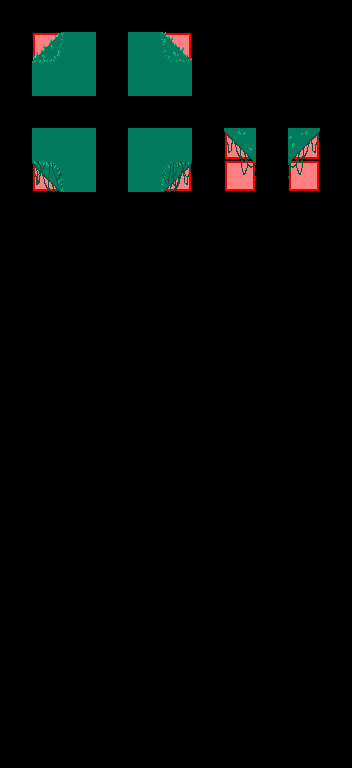

This is a level from a 2D game, rendered from its Tiled map with the project's own tilesets. A one-line summary and the complete map file follow:
An orthogonal 11x24 tile map with 32x32 px tiles, 4 tile layers (regions, input_ground, output_ground, output2_ground), 2 tilesets.

<map version="1.9" tiledversion="1.9.0" orientation="orthogonal" renderorder="right-down" width="11" height="24" tilewidth="32" tileheight="32" infinite="0" nextlayerid="7" nextobjectid="1">
 <tileset firstgid="1" source="../../Tilesets/forest-tiles.tsx" />
 <tileset firstgid="65" source="../../Tilesets/forest-decoration.tsx" />
 <layer id="3" name="regions" width="11" height="24">
  <properties>
   <property name="MatchInOrder" type="bool" value="false" />
  </properties>
  <data encoding="csv">
0,0,0,0,0,0,0,0,0,0,0,
0,57,57,0,57,57,0,0,0,0,0,
0,57,57,0,57,57,0,0,0,0,0,
0,0,0,0,0,0,0,0,0,0,0,
0,57,57,0,57,57,0,57,0,57,0,
0,57,57,0,57,57,0,57,0,57,0,
0,0,0,0,0,0,0,0,0,0,0,
0,0,0,0,0,0,0,0,0,0,0,
0,0,0,0,0,0,0,0,0,0,0,
0,0,0,0,0,0,0,0,0,0,0,
0,0,0,0,0,0,0,0,0,0,0,
0,0,0,0,0,0,0,0,0,0,0,
0,0,0,0,0,0,0,0,0,0,0,
0,0,0,0,0,0,0,0,0,0,0,
0,0,0,0,0,0,0,0,0,0,0,
0,0,0,0,0,0,0,0,0,0,0,
0,0,0,0,0,0,0,0,0,0,0,
0,0,0,0,0,0,0,0,0,0,0,
0,0,0,0,0,0,0,0,0,0,0,
0,0,0,0,0,0,0,0,0,0,0,
0,0,0,0,0,0,0,0,0,0,0,
0,0,0,0,0,0,0,0,0,0,0,
0,0,0,0,0,0,0,0,0,0,0,
0,0,0,0,0,0,0,0,0,0,0
</data>
 </layer>
 <layer id="1" name="input_ground" width="11" height="24">
  <properties>
   <property name="StrictEmpty" type="bool" value="true" />
  </properties>
  <data encoding="csv">
0,0,0,0,0,0,0,0,0,0,0,
0,0,19,0,19,0,0,0,0,0,0,
0,19,19,0,19,19,0,0,0,0,0,
0,0,0,0,0,0,0,0,0,0,0,
0,19,19,0,19,19,0,26,0,28,0,
0,0,19,0,19,0,0,0,0,0,0,
0,0,0,0,0,0,0,0,0,0,0,
0,0,0,0,0,0,0,0,0,0,0,
0,0,0,0,0,0,0,0,0,0,0,
0,0,0,0,0,0,0,0,0,0,0,
0,0,0,0,0,0,0,0,0,0,0,
0,0,0,0,0,0,0,0,0,0,0,
0,0,0,0,0,0,0,0,0,0,0,
0,0,0,0,0,0,0,0,0,0,0,
0,0,0,0,0,0,0,0,0,0,0,
0,0,0,0,0,0,0,0,0,0,0,
0,0,0,0,0,0,0,0,0,0,0,
0,0,0,0,0,0,0,0,0,0,0,
0,0,0,0,0,0,0,0,0,0,0,
0,0,0,0,0,0,0,0,0,0,0,
0,0,0,0,0,0,0,0,0,0,0,
0,0,0,0,0,0,0,0,0,0,0,
0,0,0,0,0,0,0,0,0,0,0,
0,0,0,0,0,0,0,0,0,0,0
</data>
 </layer>
 <layer id="2" name="output_ground" width="11" height="24">
  <data encoding="csv">
0,0,0,0,0,0,0,0,0,0,0,
0,10,0,0,0,12,0,0,0,0,0,
0,0,0,0,0,0,0,0,0,0,0,
0,0,0,0,0,0,0,0,0,0,0,
0,0,0,0,0,0,0,0,0,0,0,
0,26,0,0,0,28,0,34,0,36,0,
0,0,0,0,0,0,0,0,0,0,0,
0,0,0,0,0,0,0,0,0,0,0,
0,0,0,0,0,0,0,0,0,0,0,
0,0,0,0,0,0,0,0,0,0,0,
0,0,0,0,0,0,0,0,0,0,0,
0,0,0,0,0,0,0,0,0,0,0,
0,0,0,0,0,0,0,0,0,0,0,
0,0,0,0,0,0,0,0,0,0,0,
0,0,0,0,0,0,0,0,0,0,0,
0,0,0,0,0,0,0,0,0,0,0,
0,0,0,0,0,0,0,0,0,0,0,
0,0,0,0,0,0,0,0,0,0,0,
0,0,0,0,0,0,0,0,0,0,0,
0,0,0,0,0,0,0,0,0,0,0,
0,0,0,0,0,0,0,0,0,0,0,
0,0,0,0,0,0,0,0,0,0,0,
0,0,0,0,0,0,0,0,0,0,0,
0,0,0,0,0,0,0,0,0,0,0
</data>
 </layer>
 <layer id="4" name="output2_ground" width="11" height="24">
  <data encoding="csv">
0,0,0,0,0,0,0,0,0,0,0,
0,6,0,0,0,7,0,0,0,0,0,
0,0,0,0,0,0,0,0,0,0,0,
0,0,0,0,0,0,0,0,0,0,0,
0,0,0,0,0,0,0,0,0,0,0,
0,14,0,0,0,15,0,34,0,36,0,
0,0,0,0,0,0,0,0,0,0,0,
0,0,0,0,0,0,0,0,0,0,0,
0,0,0,0,0,0,0,0,0,0,0,
0,0,0,0,0,0,0,0,0,0,0,
0,0,0,0,0,0,0,0,0,0,0,
0,0,0,0,0,0,0,0,0,0,0,
0,0,0,0,0,0,0,0,0,0,0,
0,0,0,0,0,0,0,0,0,0,0,
0,0,0,0,0,0,0,0,0,0,0,
0,0,0,0,0,0,0,0,0,0,0,
0,0,0,0,0,0,0,0,0,0,0,
0,0,0,0,0,0,0,0,0,0,0,
0,0,0,0,0,0,0,0,0,0,0,
0,0,0,0,0,0,0,0,0,0,0,
0,0,0,0,0,0,0,0,0,0,0,
0,0,0,0,0,0,0,0,0,0,0,
0,0,0,0,0,0,0,0,0,0,0,
0,0,0,0,0,0,0,0,0,0,0
</data>
 </layer>
</map>
